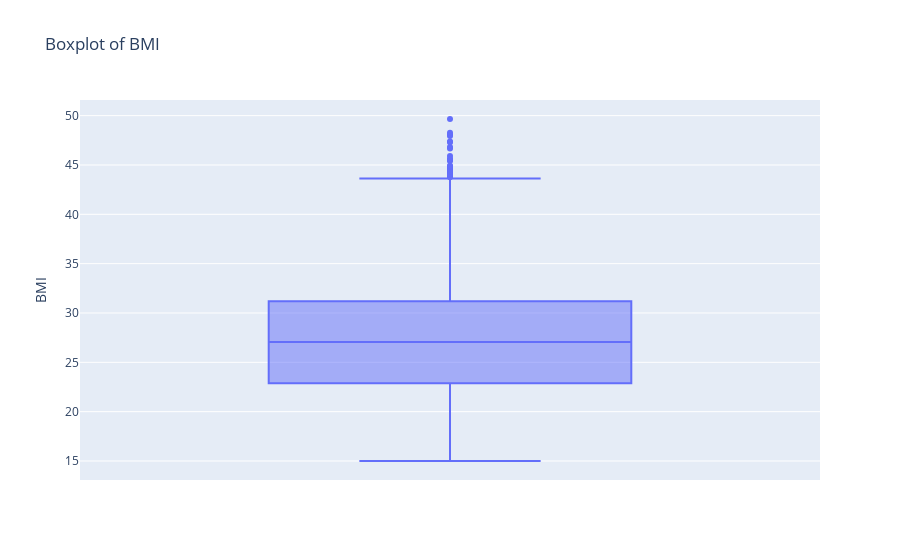

Notebook cell for this chart:
### Code cell
# Boxplot for BMI
fig_bmi = px.box(df, y='BMI', title="Boxplot of BMI")
fig_bmi.show()

### Figure 1 — Plotly figure (JSON) as saved in the notebook; plotly's stock layout.template omitted (floating-point values rounded to 4 significant figures; data arrays with more than 128 entries replaced by an {"elided": "..."} marker saying what was removed)
{"data": [{"alignmentgroup": "True", "hovertemplate": "BMI=%{y}<extra></extra>", "legendgroup": "", "marker": {"color": "#636efa"}, "name": "", "notched": false, "offsetgroup": "", "orientation": "v", "showlegend": false, "type": "box", "x0": " ", "xaxis": "x", "y": {"elided": "9538 float values"}, "y0": " ", "yaxis": "y"}], "layout": {"boxmode": "group", "legend": {"tracegroupgap": 0}, "title": {"text": "Boxplot of BMI"}, "xaxis": {"anchor": "y", "domain": [0, 1]}, "yaxis": {"anchor": "x", "domain": [0, 1], "title": {"text": "BMI"}}}}
